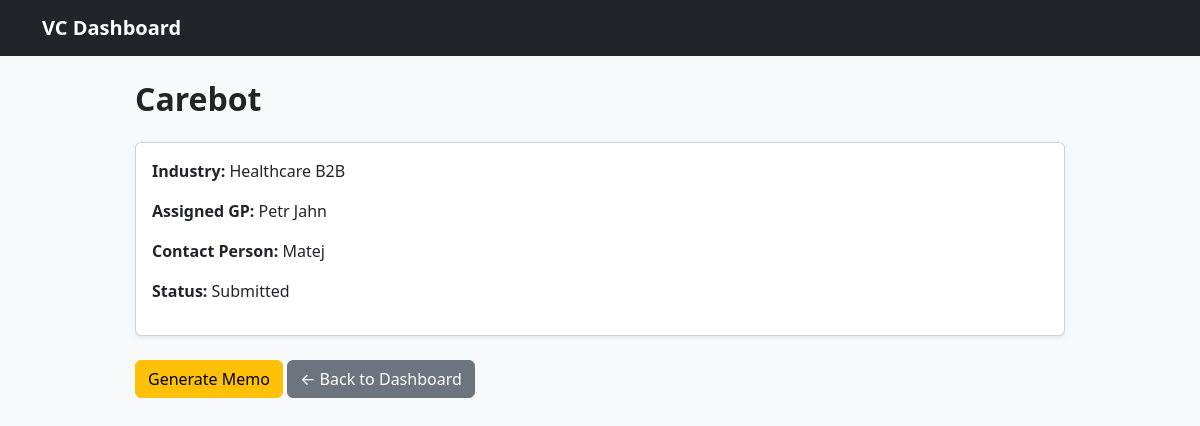
Page /startup/4 on the committed database.
### app.py (models this page shows)
class Startup(db.Model):
    id = db.Column(db.Integer, primary_key=True)
    name = db.Column(db.String(200), nullable=False)
    industry = db.Column(db.String(100))
    stage = db.Column(db.String(50))
    assigned_gp = db.Column(db.String(100))
    contact_person = db.Column(db.String(100))
    founders = db.Column(db.Text)
    arr = db.Column(db.Float)
    funding = db.Column(db.Float)
    valuation = db.Column(db.Float)
    gp_notes = db.Column(db.Text)  # store raw memo markdown
    status = db.Column(db.String(50))
    memo_pdf = db.Column(db.String(200))
    deck_file = db.Column(db.String(200))

### app.py (the view)
@app.route("/startup/<int:startup_id>")
def view_startup(startup_id):
    startup = Startup.query.get_or_404(startup_id)
    return render_template("startup.html", startup=startup)

### templates/startup.html (shortened to what this page needs)
{% extends "base.html" %}
{% block content %}
<h2 class="fw-bold mb-4">{{ startup.name }}</h2>
<div class="card shadow-sm mb-4">
  <div class="card-body">
    <p><strong>Industry:</strong> {{ startup.industry }}</p>
    <p><strong>Assigned GP:</strong> {{ startup.assigned_gp }}</p>
    <p><strong>Contact Person:</strong> {{ startup.contact_person }}</p>
    <p><strong>Status:</strong> {{ startup.status }}</p>
  </div>
</div>
<div class="mb-3">
  {% if startup.memo_pdf %}
    <a href="{{ url_for('download_file', filename=startup.memo_pdf) }}" class="btn btn-success">Download Memo</a>
  {% else %}
    <a href="{{ url_for('generate_memo_for_startup', startup_id=startup.id) }}" class="btn btn-warning">Generate Memo</a>
  {% endif %}
  <a href="{{ url_for('dashboard') }}" class="btn btn-secondary">← Back to Dashboard</a>
</div>
{% endblock %}

### rows in the picture
Startup: name "Carebot", industry "Healthcare B2B", assigned_gp "Petr Jahn", contact_person "Matej", status "Submitted"
